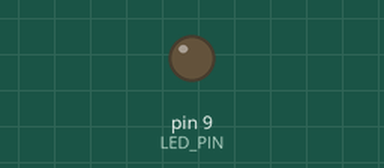
This sketch was run on a simulated Arduino Uno, built with avr-gcc and run on an emulated ATmega328P. Parts: output pins drawn as LEDs (lit = HIGH).

Above: at 0.15 s.
At 39.84 s:
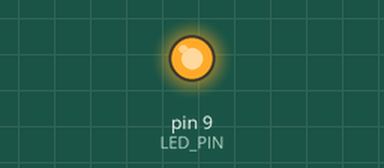
Timing chart, 0 to 40.0 s (numbered marks = the images above):
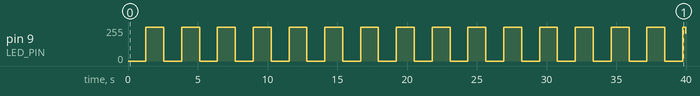

Measured:
- by itself, pin 9 (LED_PIN): 0/255 → 255/255 at 1.3 s, → 0/255 1.3 s later, → 255/255 1.3 s later, → 0/255 1.3 s later, … (32 changes in this stretch)

The sketch:

led_fade.ino
```cpp
// Lesson 03, Part C — fade an LED with PWM
// Wiring: pin 9 (~PWM) -> 220 ohm -> LED anode; cathode -> GND

const int LED_PIN = 9;   // must be a ~ PWM pin (3, 5, 6, 9, 10, 11)

void setup() {
}

void loop() {
  for (int level = 0; level <= 255; level++) {   // fade up
    analogWrite(LED_PIN, level);
    delay(5);
  }
  for (int level = 255; level >= 0; level--) {   // fade down
    analogWrite(LED_PIN, level);
    delay(5);
  }
}
```
